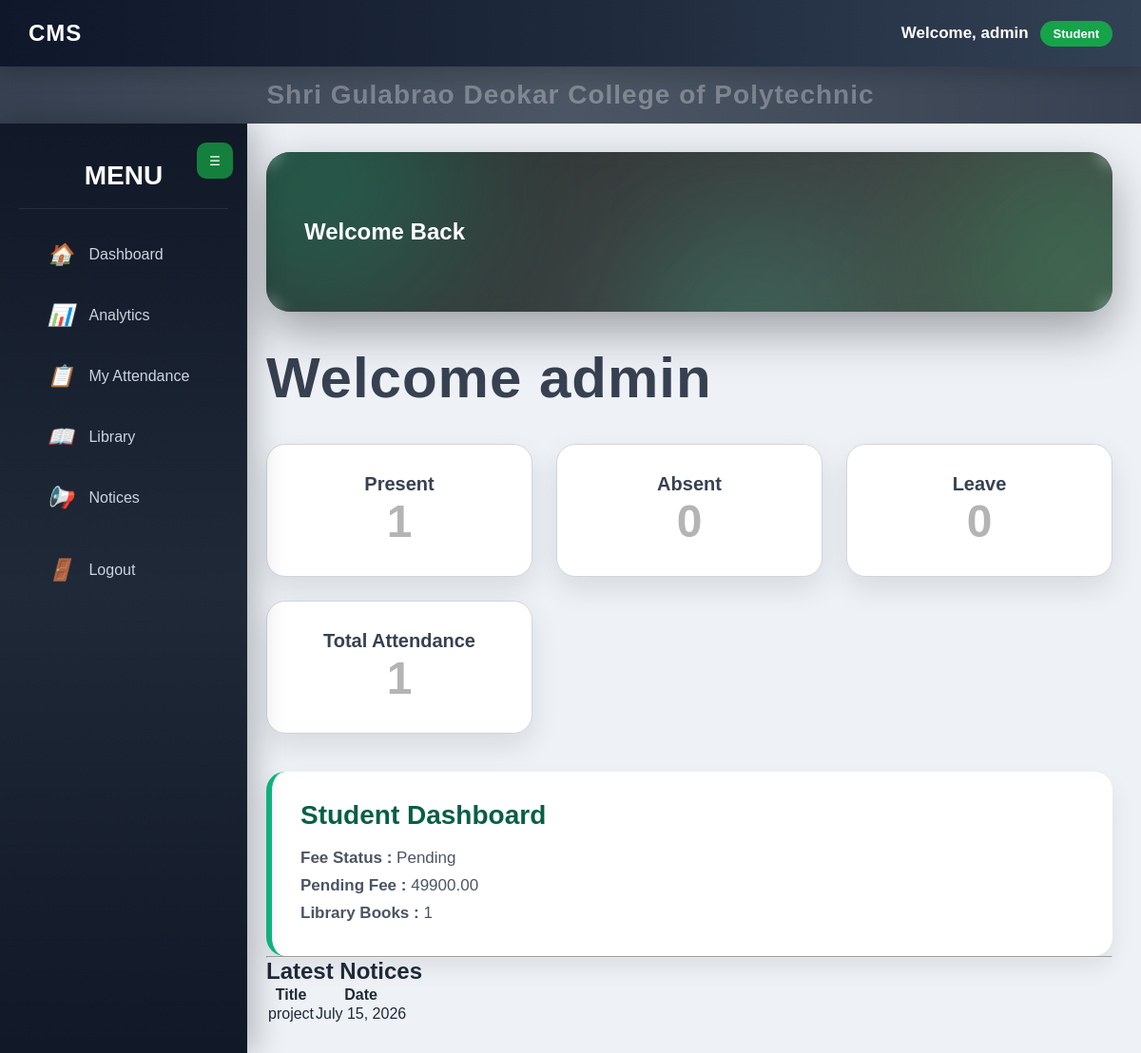
Before: /dashboard/ (signed in) with the older database file.
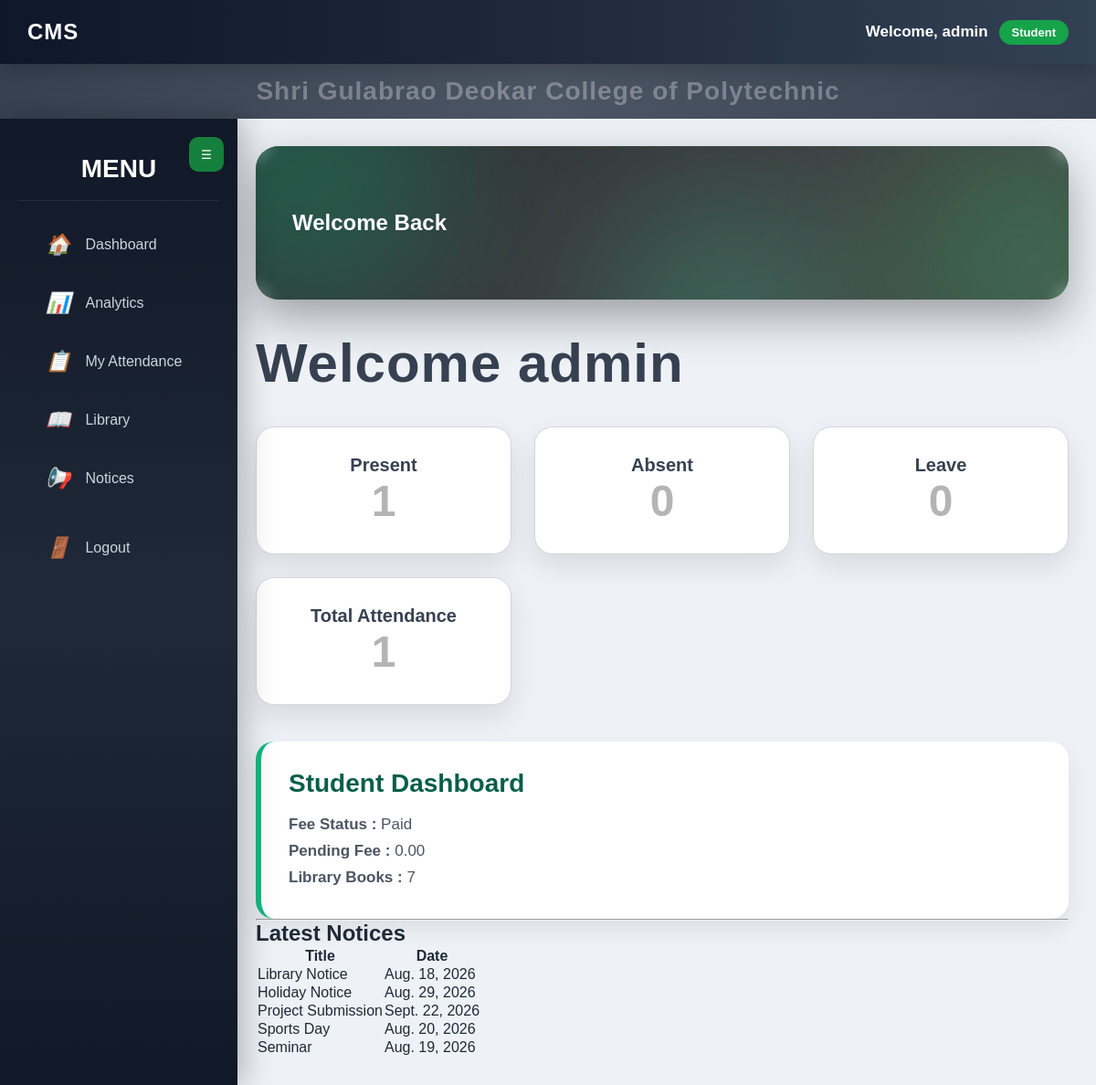
After: the same page with the newer database file.
### accounts/models.py (models this page shows, shortened)
class UserProfile(models.Model):
    ROLE_CHOICES = (
        ('Principal','Principal'),
        ('HOD','HOD'),
        ('Faculty','Faculty'),
        ('Student','Student'),
    )
    user = models.OneToOneField(
        User,
        on_delete=models.CASCADE
    )
    role = models.CharField(
        max_length=20,
        choices=ROLE_CHOICES
    )

### fees/models.py (models this page shows, shortened)
class Fee(models.Model):
    student = models.ForeignKey(
        Student,
        on_delete=models.CASCADE
    )
    total_fee = models.DecimalField(
        max_digits=10,
        decimal_places=2
    )
    paid_fee = models.DecimalField(
        max_digits=10,
        decimal_places=2
    )
    payment_date = models.DateField()
    STATUS = [
        ("Paid", "Paid"),
        ("Partial", "Partial"),
        ("Pending", "Pending"),
    ]
    status = models.CharField(
        max_length=20,
        choices=STATUS
    )
    def pending_fee(self):
        return self.total_fee - self.paid_fee

### noticeboard/models.py (models this page shows, shortened)
class Notice(models.Model):
    title = models.CharField(max_length=200)
    description = models.TextField()
    notice_date = models.DateField()
    STATUS = [
        ("Active", "Active"),
        ("Inactive", "Inactive"),
    ]
    status = models.CharField(
        max_length=20,
        choices=STATUS,
        default="Active"
    )

### dashboard/views.py (the view, shortened to what this page needs)
@login_required
def home(request):
    role = request.user.userprofile.role
    context = {
        "role": role,
        "username": request.user.username,
    }
    if role == "Principal":
        context.update({
            "total_students":
                Student.objects.count(),
            "total_faculty":
                Faculty.objects.count(),
            "total_courses":
                Course.objects.count(),
            "total_departments":
                Department.objects.count(),
            "total_attendance":
                Attendance.objects.count(),
            "total_fees":
                Fee.objects.count(),
            "total_books":
                Book.objects.count(),
            "total_notices":
                Notice.objects.count(),
            "latest_students":
                Student.objects.order_by("-id")[:5],
            "latest_faculty":
                Faculty.objects.order_by("-id")[:5],
            "latest_notices":
                Notice.objects.order_by("-id")[:5],
        })
    elif role == "Student":
        try:
            student = Student.objects.get(
                user=request.user
            )
            attendance = Attendance.objects.filter(
                student=student
            )
            fee = Fee.objects.filter(
                student=student
            ).first()
            context.update({
                "student": student,
                "attendance_count":
                    attendance.count(),
                "present_count":
                    attendance.filter(
                        status="Present"
                    ).count(),
                "absent_count":
                    attendance.filter(
                        status="Absent"
                    ).count(),
                "leave_count":
                    attendance.filter(
                        status="Leave"
                    ).count(),
                "fee": fee,
                "books":
                    Book.objects.count(),
                "latest_notices":
                    Notice.objects.order_by("-id")[:5],
            })
        except Student.DoesNotExist:
            context.update({
                "student": None,
                "attendance_count": 0,
                "present_count": 0,
                "absent_count": 0,
                "leave_count": 0,
                "fee": None,
                "books":
                    Book.objects.count(),
                "latest_notices":
                    Notice.objects.order_by("-id")[:5],
            })
    return render(
        request,
        "dashboard/home.html",
        context
    )

### templates/dashboard/home.html (shortened to what this page needs)
{% extends 'base/base.html' %}
{% block content %}
<section class="dashboard-hero">
    <div class="blob blob1"></div>
    <div class="blob blob2"></div>
    <div class="blob blob3"></div>
    <div class="dashboard-content">
        <h1 class="welcome-title">
            Welcome Back
        </h1>
    </div>
</section>
<h1 class="dashboard-title">
    Welcome {{ username }}
</h1>
{% if role == "Principal" %}
<!-- =====================================================
     PRINCIPAL DASHBOARD
===================================================== -->
<div class="cards">
    <div class="card">
        <h2>Total Students</h2>
        <p>{{ total_students }}</p>
    </div>
    <div class="card">
        <h2>Total Faculty</h2>
        <p>{{ total_faculty }}</p>
    </div>
    <div class="card">
        <h2>Total Courses</h2>
        <p>{{ total_courses }}</p>
    </div>
    <div class="card">
        <h2>Total Departments</h2>
        <p>{{ total_departments }}</p>
    </div>
    <div class="card">
        <h2>Total Attendance</h2>
        <p>{{ total_attendance }}</p>
    </div>
    <div class="card">
        <h2>Total Fee Records</h2>
        <p>{{ total_fees }}</p>
    </div>
    <div class="card">
        <h2>Total Books</h2>
        <p>{{ total_books }}</p>
    </div>
    <div class="card">
        <h2>Total Notices</h2>
        <p>{{ total_notices }}</p>
    </div>
</div>
<div class="welcome-box">
    <h2>Principal Dashboard</h2>
    <p>
        You have complete access to the College Management System.
    </p>
</div>
<hr>
<h2>Latest Notices</h2>
<table class="table">
    <tr>
        <th>Title</th>
        <th>Date</th>
    </tr>
    {% for notice in latest_notices %}
    <tr>
        <td>{{ notice.title }}</td>
        <td>{{ notice.notice_date }}</td>
    </tr>
    {% empty %}
    <tr>
        <td colspan="2">
            No Notice Found
        </td>
    </tr>
    {% endfor %}
</table>
{% elif role == "Student" %}
<div class="cards">
    <div class="card">
        <h2>Present</h2>
        <p>{{ present_count }}</p>
    </div>
    <div class="card">
        <h2>Absent</h2>
        <p>{{ absent_count }}</p>
    </div>
    <div class="card">
        <h2>Leave</h2>
        <p>{{ leave_count }}</p>
    </div>
    <div class="card">
        <h2>Total Attendance</h2>
        <p>{{ attendance_count }}</p>
    </div>
</div>
<div class="welcome-box">
    <h2>Student Dashboard</h2>
    {% if fee %}
    <p>
        <strong>Fee Status :</strong>
        {{ fee.status }}
    </p>
    <p>
        <strong>Pending Fee :</strong>
        {{ fee.pending_fee }}
    </p>
    {% else %}
    <p>
        <strong>Fee Status :</strong>
        No Fee Record Found
    </p>
    {% endif %}
    <p>
        <strong>Library Books :</strong>
        {{ books }}
    </p>
</div>
<hr>
<h2>Latest Notices</h2>
<table class="table">
    <tr>
        <th>Title</th>
        <th>Date</th>
    </tr>
    {% for notice in latest_notices %}
    <tr>
        <td>{{ notice.title }}</td>
        <td>{{ notice.notice_date }}</td>
    </tr>
    {% empty %}
    <tr>
        <td colspan="2">
            No Notice Available
        </td>
    </tr>
    {% endfor %}
</table>
{% endif %}
{% endblock %}

### templates/base/base.html (shortened to what this page needs)
{% load static %}
<!DOCTYPE html>
<html lang="en">
<head>
    <link
        rel="stylesheet"
        href="{% static 'css/dashboard.css' %}"
    >
</head>
<body>
<header class="navbar">
    <div class="logo">
        CMS
    </div>
    <div class="user-info">
        {% if request.user.is_authenticated %}
            <span class="welcome-text">
                Welcome,
                {{ request.user.username }}
            </span>
            {% if request.user.userprofile %}
                <span class="user-role">
                    {{ request.user.userprofile.role }}
                </span>
            {% endif %}
        {% endif %}
    </div>
</header>
<div class="college-title">
    <h1 class="college-name">
        <span>S</span>
        <span>h</span>
        <span>r</span>
        <span>i</span>
        <span>&nbsp;</span>
        <span>G</span>
        <span>u</span>
        <span>l</span>
        <span>a</span>
        <span>b</span>
        <span>r</span>
        <span>a</span>
        <span>o</span>
        <span>&nbsp;</span>
        <span>D</span>
        <span>e</span>
        <span>o</span>
        <span>k</span>
        <span>a</span>
        <span>r</span>
        <span>&nbsp;</span>
        <span>C</span>
        <span>o</span>
        <span>l</span>
        <span>l</span>
        <span>e</span>
        <span>g</span>
        <span>e</span>
        <span>&nbsp;</span>
        <span>o</span>
        <span>f</span>
        <span>&nbsp;</span>
        <span>P</span>
        <span>o</span>
        <span>l</span>
        <span>y</span>
        <span>t</span>
        <span>e</span>
        <span>c</span>
        <span>h</span>
        <span>n</span>
        <span>i</span>
        <span>c</span>
    </h1>
</div>
<aside
    class="sidebar"
    id="sidebar"
>
    <button
        type="button"
        class="sidebar-toggle"
        id="sidebarToggle"
    >
        ☰
    </button>
    <div class="sidebar-logo">
        <span>MENU</span>
    </div>
    {% if request.user.is_authenticated and request.user.userprofile.role == "Student" %}
    <ul>
        <li>
            <a href="{% url 'dashboard:home' %}">
                <i>🏠</i>
                <span>
                    Dashboard
                </span>
            </a>
        </li>
        <li>
            <a href="{% url 'dashboard:analytics' %}">
                <i>📊</i>
                <span>
                    Analytics
                </span>
            </a>
        </li>
        <li>
            <a href="{% url 'attendance_list' %}">
                <i>📋</i>
                <span>
                    My Attendance
                </span>
            </a>
        </li>
        <li>
            <a href="{% url 'book_list' %}">
                <i>📖</i>
                <span>
                    Library
                </span>
            </a>
        </li>
        <li>
            <a href="{% url 'notice_list' %}">
                <i>📢</i>
                <span>
                    Notices
                </span>
            </a>
        </li>
    </ul>
    {% endif %}
    {% if request.user.is_authenticated %}
    <ul>
        <li>
            <a href="{% url 'logout' %}">
                <i>🚪</i>
                <span>
                    Logout
                </span>
            </a>
        </li>
    </ul>
    {% endif %}
</aside>
<main class="content">
    {% block content %}
    {% endblock %}
</main>
</body>
</html>

Changed rows visible on the page:
removed Fee: status "Pending", pending_fee "49900.00"
removed Notice: title "project", notice_date "July 15, 2026"
added Fee: status "Paid", pending_fee "0.00"
added Notice: title "Library Notice", notice_date "Aug. 18, 2026"
added Notice: title "Holiday Notice", notice_date "Aug. 29, 2026"
added Notice: title "Project Submission", notice_date "Sept. 22, 2026"
added Notice: title "Sports Day", notice_date "Aug. 20, 2026"
added Notice: title "Seminar", notice_date "Aug. 19, 2026"
Other visible differences:
{{ books }}: "1" → "7"
